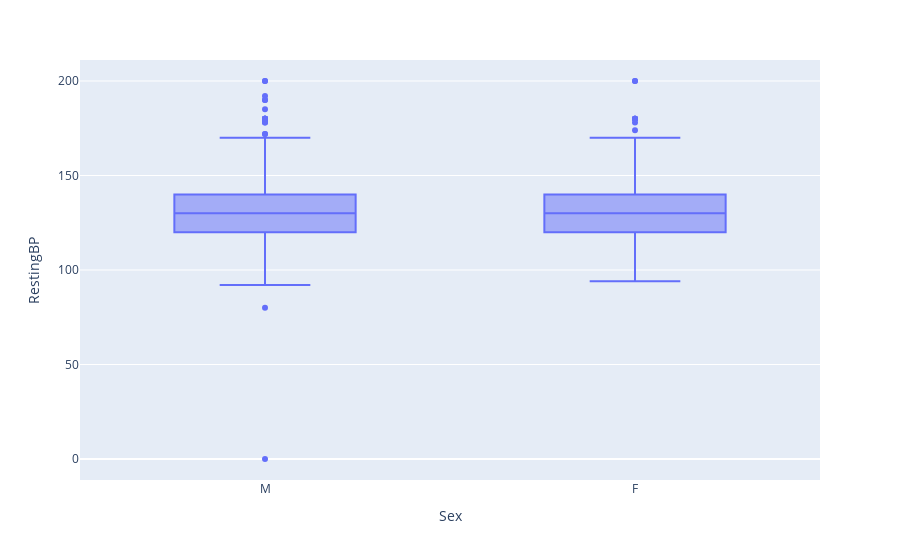

Notebook code for this chart:
### Code cell
px.box(ffile,x = "Sex", y = "RestingBP")

### Figure 1 — Plotly figure (JSON) as saved in the notebook; plotly's stock layout.template omitted (floating-point values rounded to 4 significant figures; data arrays with more than 128 entries replaced by an {"elided": "..."} marker saying what was removed)
{"data": [{"alignmentgroup": "True", "hovertemplate": "Sex=%{x}<br>RestingBP=%{y}<extra></extra>", "legendgroup": "", "marker": {"color": "#636efa"}, "name": "", "notched": false, "offsetgroup": "", "orientation": "v", "showlegend": false, "type": "box", "x": {"elided": "918 str values"}, "x0": " ", "xaxis": "x", "y": {"elided": "918 int values"}, "y0": " ", "yaxis": "y"}], "layout": {"boxmode": "group", "legend": {"tracegroupgap": 0}, "margin": {"t": 60}, "xaxis": {"anchor": "y", "domain": [0, 1], "title": {"text": "Sex"}}, "yaxis": {"anchor": "x", "domain": [0, 1], "title": {"text": "RestingBP"}}}}
